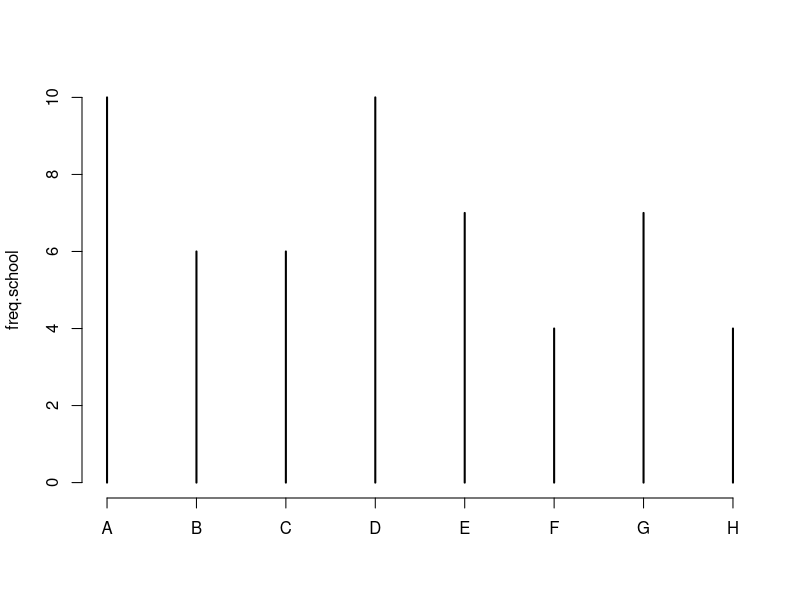
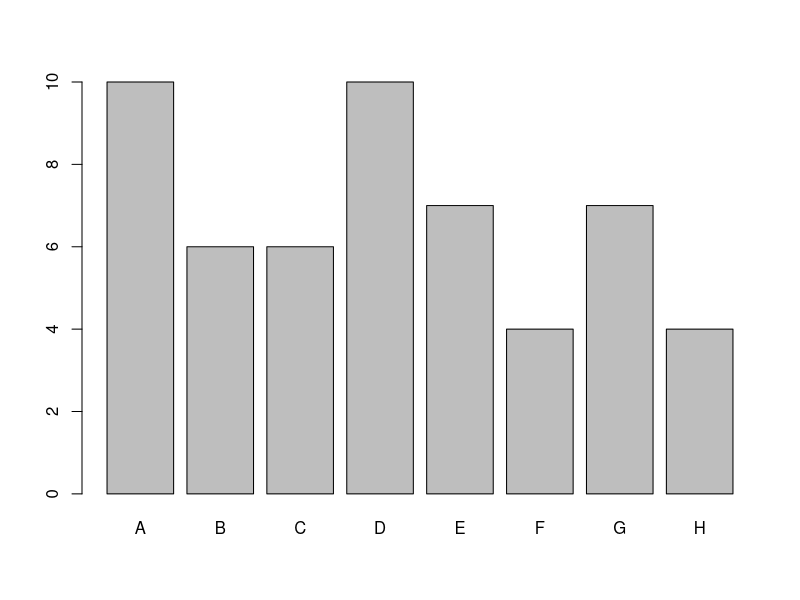
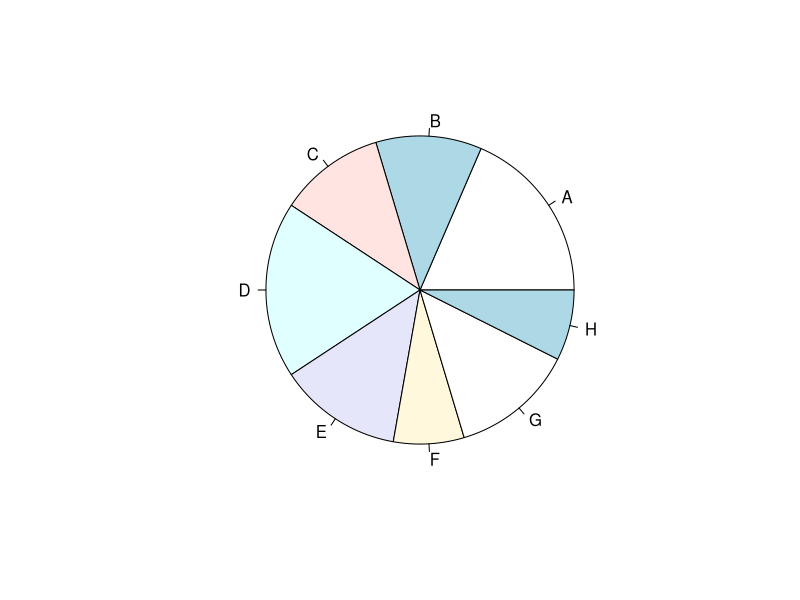
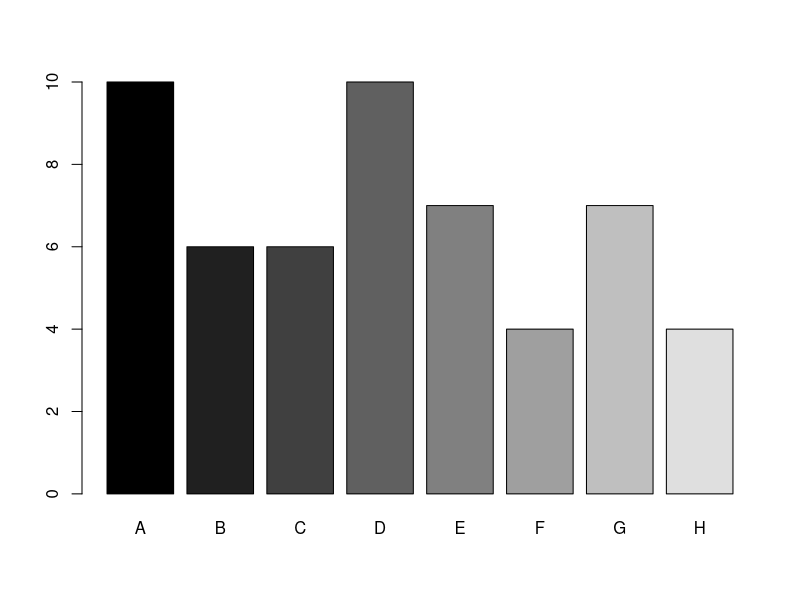
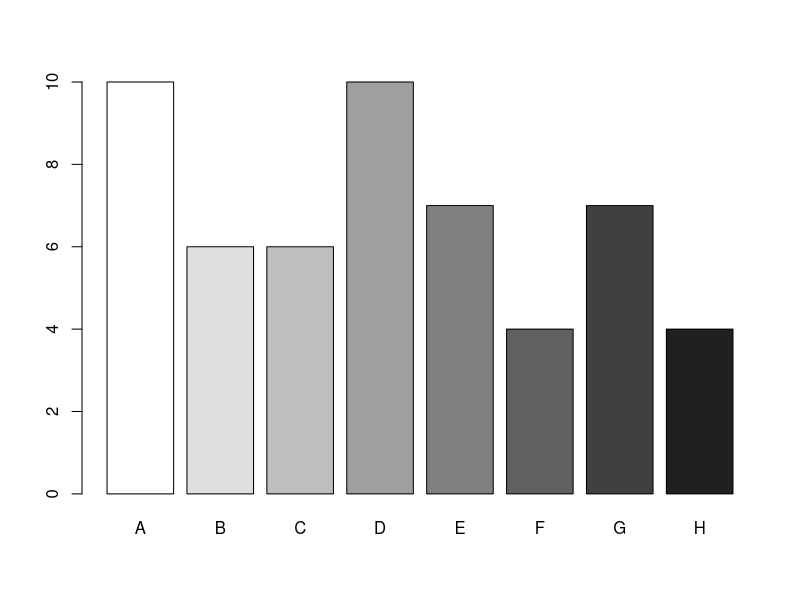
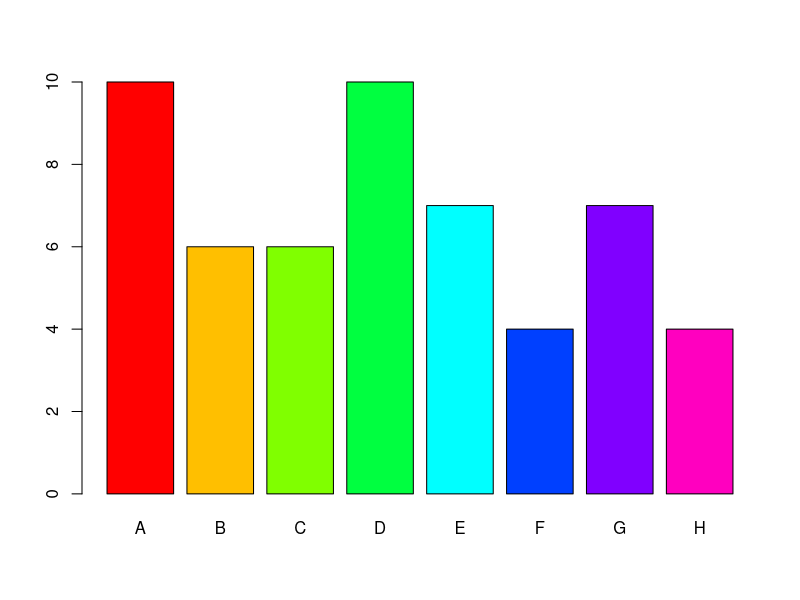
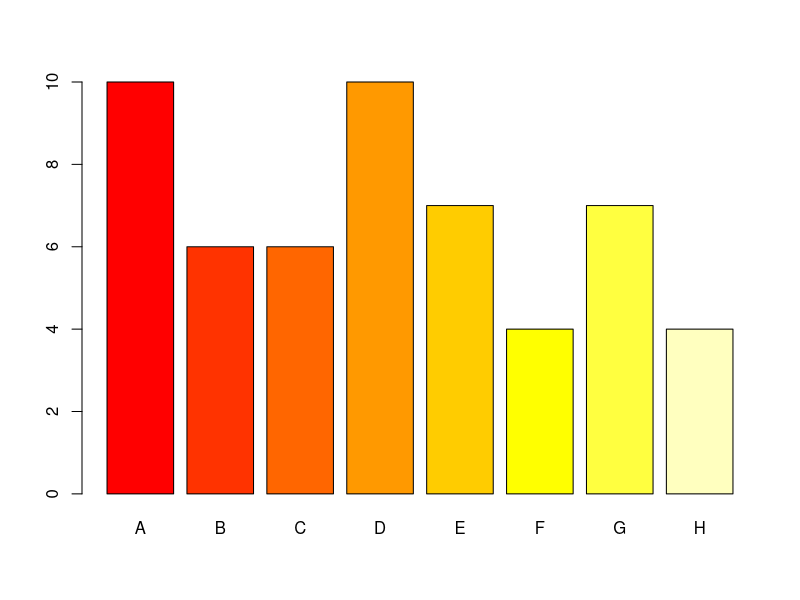
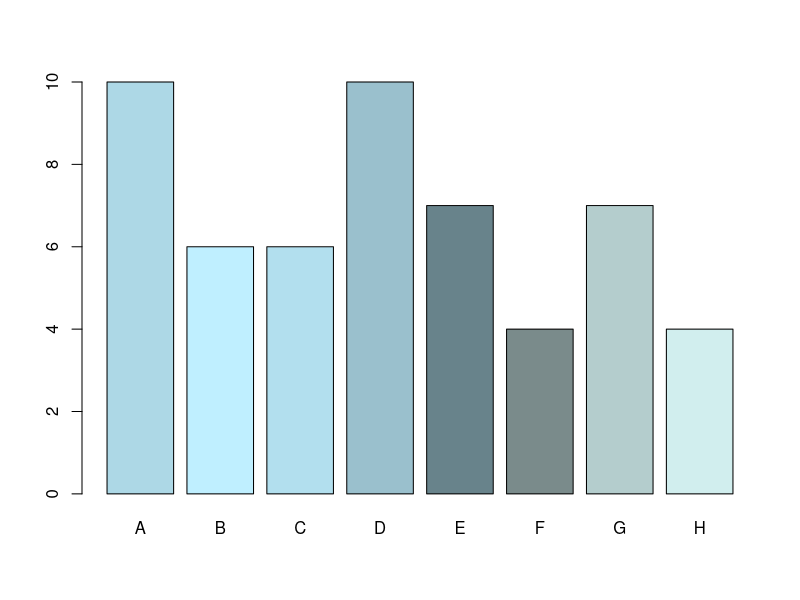

R code for these plots, in order:
## ---- chunk 1
knitr::opts_chunk$set(echo = TRUE)
## ---- chunk 2
m <-matrix(1:20, ncol=2)
m
## ---- chunk 3
m[5,1] 
m[5,2]
m[, 1] # si queremos todas las filas, no ponemos nada
m[1, ] # si queremos todas las columnas no ponemos nada

m[1:2,]
m[c(1,5, 6),]
n<-m[1,]

class(m)
class(n)
## ---- chunk 4
install.packages("MASS", repos = "http://cran.us.r-project.org", dependencies = TRUE)
library(MASS)
## ---- chunk 5
data()
data(painters)
class(painters)
## ---- chunk 6
painters$School
painters[["School"]]  # ¡Ojo con las comillas! 
painters[,5]  
## ---- chunk 7
painters[painters$School=="A",]
painters[(painters$School=="A" & painters$Composition>10 ),]
subset1<- painters[(painters$School=="A" & painters$Composition>10 ),]
## ---- chunk 8
painters[, c("Colour", "Expression")]
subset2<- painters[, c("Colour", "Expression")]
## ---- chunk 9
painters[painters$School=="A", c("Colour", "Expression")]
subset4<- painters[, c("Colour", "Expression")]
## ---- chunk 10
table(painters$School)
## ---- chunk 11
freq.school<-table(painters$School)
## ---- chunk 12
plot(freq.school) # el gráfico más sencillo 

barplot(freq.school) # gráficos de barra
pie(freq.school) # gráfico de pastel

## ---- chunk 13

barplot(freq.school, col=gray(0:8/8)) # gráficos de barra con escala de grises de oscuro a claros, (8 categorías)
barplot(freq.school, col=gray(8:0/8)) # gráficos de barra con escala de grises de claro a oscuros

barplot(freq.school, col=rainbow(8)) # gráfico de barras () ponemos el número de categorías
barplot(freq.school, col=heat.colors(8)) # gráfico de barras () ponemos el número de categorías

## ---- chunk 14
my_colors1<-c("lightblue","lightblue1", "lightblue2", "lightblue3", "lightblue4", "lightcyan4", "lightcyan3", "lightcyan2")

my_colors2<-c("mediumorchid","mediumorchid1", "mediumorchid2", "mediumorchid3", "mediumorchid4", "mediumpurple4", "mediumpurple3", "mediumpurple2")

barplot(freq.school, col=my_colors1) # gráficos de barra con colores personalizados 1
barplot(freq.school, col=my_colors2) # gráficos de barra con colores personalizados 2

## ---- chunk 15
barplot(freq.school, col=gray.colors(8)) 
title(main = list("Escuelas de pintores", font = 4))

# border :
barplot(freq.school, border = "dark blue", col=my_colors2,  legend = rownames(freq.school))


## ---- chunk 16
barplot(freq.school, border = "dark blue", col=my_colors2,  legend = rownames(freq.school), horiz=TRUE )

## ---- chunk 17
data()
data("Cars93")
freq.cars<-table(Cars93$AirBags, Cars93$Type)
freq.cars

## ---- chunk 18
barplot(freq.cars, main="Carros según bolsas de aire y tipo",
                   col=heat.colors(3),
 	                  legend = rownames(freq.cars))
## ---- chunk 19
barplot(freq.cars, main="Carros según bolsas de aire y tipo",
                   col=heat.colors(3),
 	                 legend = rownames(freq.cars),
                   beside=TRUE )
## ---- chunk 20
prop.cars<-prop.table(freq.cars,2)
prop.cars

## ---- chunk 21
barplot(prop.cars, main="Carros según bolsas de aire y tipo",
                   col=heat.colors(3),
 	                  legend = rownames(prop.cars))
